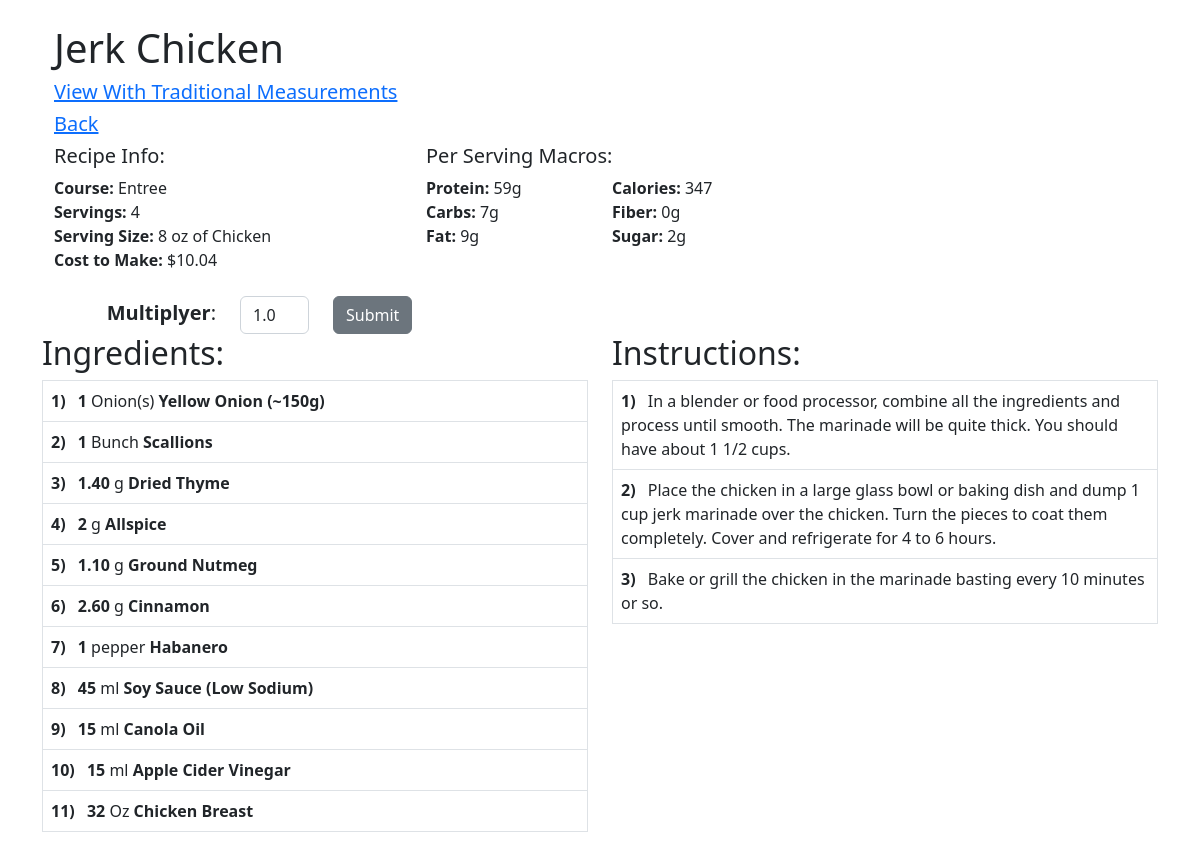
The page /view_recipe/3 on the database its author committed.
### models.py (models this page shows, shortened)
class Recipe(db.Model):
    id = db.Column(db.Integer, primary_key=True)
    name = db.Column(db.String(100))
    course = db.Column(db.String(30))
    servings = db.Column(db.Float)
    serving_size = db.Column(db.String(30))
    tags = db.Column(db.Text)
    def get_total_cost(self):
        x = [x.qty for x in RecipeIngredient.query.filter_by(rid=self.id).all()]
        y = [
            y.ingredient.u_price
            for y in RecipeIngredient.query.filter_by(rid=self.id).all()
        ]
        tc = []
        for num1, num2 in zip(x, y):
            tc.append(num1 * num2)
        return sum(tc)
    def get_total_protein(self):
        x = [x.qty for x in RecipeIngredient.query.filter_by(rid=self.id).all()]
        y = [
            y.ingredient.protein
            for y in RecipeIngredient.query.filter_by(rid=self.id).all()
        ]
        t = []
        for num1, num2 in zip(x, y):
            t.append(num1 * num2)
        return sum(t)
    def get_total_carbs(self):
        x = [x.qty for x in RecipeIngredient.query.filter_by(rid=self.id).all()]
        y = [
            y.ingredient.carbs
            for y in RecipeIngredient.query.filter_by(rid=self.id).all()
        ]
        t = []
        for num1, num2 in zip(x, y):
            t.append(num1 * num2)
        return sum(t)
    def get_total_fat(self):
        x = [x.qty for x in RecipeIngredient.query.filter_by(rid=self.id).all()]
        y = [
            y.ingredient.fat
            for y in RecipeIngredient.query.filter_by(rid=self.id).all()
        ]
        t = []
        for num1, num2 in zip(x, y):
            t.append(num1 * num2)
        return sum(t)
    def get_total_fiber(self):
        x = [x.qty for x in RecipeIngredient.query.filter_by(rid=self.id).all()]
        y = [
            y.ingredient.fiber
            for y in RecipeIngredient.query.filter_by(rid=self.id).all()
        ]
        t = []
        for num1, num2 in zip(x, y):
            t.append(num1 * num2)
        return sum(t)
    def get_total_sugar(self):
        x = [x.qty for x in RecipeIngredient.query.filter_by(rid=self.id).all()]
        y = [
            y.ingredient.sugar
            for y in RecipeIngredient.query.filter_by(rid=self.id).all()
        ]
        t = []
        for num1, num2 in zip(x, y):
            t.append(num1 * num2)
        return sum(t)
    def get_total_calories(self):
        a = [a.qty for a in RecipeIngredient.query.filter_by(rid=self.id).all()]
        p = [
            p.ingredient.protein
            for p in RecipeIngredient.query.filter_by(rid=self.id).all()
        ]
        c = [
            c.ingredient.carbs
            for c in RecipeIngredient.query.filter_by(rid=self.id).all()
        ]
        f = [
            f.ingredient.fat
            for f in RecipeIngredient.query.filter_by(rid=self.id).all()
        ]
        tp = []
        for num1, num2 in zip(a, p):
            tp.append((num1 * num2) * 4)
        tc = []
        for num1, num2 in zip(a, c):
            tc.append((num1 * num2) * 4)
        tf = []
        for num1, num2 in zip(a, f):
            tf.append((num1 * num2) * 9)
        gtl = (sum(tf)) + (sum(tp)) + (sum(tc))
        return gtl

class RecipeMultiplyer(db.Model):
    id = db.Column(db.Integer, primary_key=True)
    amount = db.Column(db.Float)

class RecipeIngredient(db.Model):
    id = db.Column(db.Integer, primary_key=True)
    rid = db.Column(db.Integer, db.ForeignKey("recipe.id"))
    iid = db.Column(db.Integer, db.ForeignKey("ingredient.id"))
    qty = db.Column(db.Float)
    unit_suffix = db.Column(db.String(50))
    ingredient_color_tag = db.Column(db.String(20))

class Ingredient(db.Model):
    __tablename__ = "ingredient"
    id = db.Column(db.Integer, primary_key=True)
    name = db.Column(db.String(120), nullable=False)
    icalories = db.Column(db.Float)
    protein = db.Column(db.Float)
    carbs = db.Column(db.Float)
    fat = db.Column(db.Float)
    fiber = db.Column(db.Float)
    sugar = db.Column(db.Float)
    item_unit_size = db.Column(db.Float)  # How many units of item at store
    item_price = db.Column(db.Float)  # Price for full item at store
    u_price = db.Column(db.Float)
    aisle_id = db.Column(db.Integer, db.ForeignKey("aisle.id"))
    ingredients = db.relationship("RecipeIngredient", backref="ingredient")
    def default_ingredient_unit(self):
        try:
            x = UnitIngredient.query.filter_by(iid=self.id).first()
            return x.unit.name
        except:
            return "Unknown"

class Unit(db.Model):
    id = db.Column(db.Integer, primary_key=True)
    oid = db.Column(db.Integer, autoincrement=True)
    name = db.Column(db.String(30))
    ingredients = db.relationship("UnitIngredient", backref="unit")

class RecipeInstruction(db.Model):
    id = db.Column(db.Integer, primary_key=True)
    rid = db.Column(db.Integer, db.ForeignKey("recipe.id"))
    instruction = db.Column(db.Text)
    instruction_color_tag = db.Column(db.String(20))

### main.py (the view)
@app.route("/view_recipe/<int:id>", methods=["GET", "POST"])
def no_edit_view_recipe(id):
    r = Recipe.query.get_or_404(id)
    title = r.name
    iquery = RecipeIngredient.query.filter_by(rid=id).all()
    form = RecipeMulti()
    m = RecipeMultiplyer.query.get_or_404(1)
    instruct_query = RecipeInstruction.query.filter_by(rid=id).all()
    if form.submit.data and form.validate_on_submit():
        m.amount = form.amount.data
        db.session.commit()
    return render_template(
        "/recipes/no_edit_recipe.html",
        r=r,
        title=title,
        form=form,
        m=m,
        iquery=iquery,
        instruct_query=instruct_query,
    )

### forms.py
class RecipeMulti(FlaskForm):
    amount = DecimalField(
        "Recipe Multiplyer x:", validators=[validators.InputRequired()]
    )
    submit = SubmitField("Submit")

### main.py (called while the page is built)
@app.template_filter()
def color_label(my_var):
    td_class = ""
    if my_var == "blue":
        td_class = "table-blue"
    elif my_var == "dark grey":
        td_class = "table-dark-grey"
    elif my_var == "green":
        td_class = "table-green"
    elif my_var == "light blue":
        td_class = "table-light-blue"
    elif my_var == "yellow":
        td_class = "table-yellow"
    elif my_var == "red":
        td_class = "table-red"
    elif my_var == "light grey":
        td_class = "table-light-grey"
    elif my_var == "purple":
        td_class = "table-purple"
    elif my_var == "orange":
        td_class = "table-orange"
    return td_class

### templates/recipes/no_edit_recipe.html (shortened to what this page needs)
<!DOCTYPE html>
<html lang="en">
<head>
  <link href="{{ url_for('static', filename='css/select2.css') }}" rel="stylesheet" />
  {% extends 'base_no_edit.html' %} {% block content %}
</head>
<body>
  <div class="container">
    <h1>{{title}}</h1>
    <a href="{{ url_for('no_edit_view_recipe_traditional', id=r.id) }}">
      <h5>View With Traditional Measurements</h5>
    </a>
    <a href="{{ url_for('no_edit_recipe_list')}}">
      <h5>Back</h5>
    </a>
    <div class="row">
      <div class="col-4">
        <h5>Recipe Info:</h5>
      </div>
      <div class="col-4">
        <h5>Per Serving Macros:</h5>
      </div>
    </div>
    <div class="row">
      <div class="col-4">
        <b>Course: </b> {{r.course}} <br>
        <b>Servings: </b> {{(' %0.0f'|format(r.servings*m.amount)) if ((r.servings*m.amount)%1==0) else (' %0.2f'|format(r.servings*m.amount))}} <br>
        <b>Serving Size: </b> {{r.serving_size}} <br>
        <b>Cost to Make: </b>{{'$%0.2f'|format(r.get_total_cost() * m.amount)}}
      </div>
      <div class="col-2">
        <b>Protein:</b> {{'%0.0fg'|format((r.get_total_protein())/r.servings)}} <br>
        <b>Carbs:</b> {{'%0.0fg'|format((r.get_total_carbs())/r.servings)}} <br>
        <b>Fat:</b> {{'%0.0fg'|format((r.get_total_fat())/r.servings)}} <br>
      </div>
      <div class="col-2">
        <b>Calories:</b> {{'%0.0f'|format((r.get_total_calories())/r.servings)}} <br>
        <b>Fiber:</b> {{'%0.0fg'|format((r.get_total_fiber())/r.servings)}} <br>
        <b>Sugar:</b> {{'%0.0fg'|format((r.get_total_sugar())/r.servings)}} <br>
      </div>
    </div>
    <br>
    <form method="POST">
      <div class="row">
        <div class="col-2">
          <div id="multi"><b>Multiplyer</b>:</div>
          </div>
        <div class="col-1">
          {{ form.hidden_tag() }} {{ form.amount(class="form-control", value=m.amount) }}         </div>
          <div class="col-1">
            {{ form.submit(class="btn btn-secondary") }}
        </div>
        </div>
      </div>
    <div class="row">
      <div class="col-6">
        <h2>Ingredients:</h2>
        <table class="table table-hover table-bordered">
          {% for i in iquery %}
          <tr>
            <td class="{{i.ingredient_color_tag|color_label()}}">
              <b>{{(' %0.0f
                '|format(i.qty * m.amount)) if (i.qty%1==0) else (' %0.2f
                '|format(i.qty * m.amount))}}</b>{{i.ingredient.default_ingredient_unit()}}
              <b>{{i.ingredient.name}}</b>
            </td>
          </tr>
          {% endfor %}
        </table>
      </div>
      <div class="col-6">
        <h2>Instructions:</h2>
        <table class="table table-hover table-bordered">
          {% for in in instruct_query %}
          <tr>
            <td class="{{in.instruction_color_tag|color_label()}}">
              {{in.instruction}}
            </td>
          </tr>
          {% endfor %}
        </table>
      </div>
    </div>
</body>
{% endblock %}

### templates/recipes/no_edit_recipe.html (style rules this page uses)
#multi { margin-top: 2px; text-align: right; font-size: 20px; }
table { counter-reset: rowNumber; }
table tr { counter-increment: rowNumber; }
table tr td:first-child::before { content: counter(rowNumber)")"; font-weight: bolder; min-width: .5em; margin-right: 0.5em; }

### rows shown on the page
Recipe: name "Jerk Chicken", course "Entree", servings.amount "4", serving_size "8 oz of Chicken"
RecipeIngredient: r.get_total_cost()*m.amount "$10.04", (r.get_total_protein())/r.servings "59g", (r.get_total_carbs())/r.servings "7g", (r.get_total_fat())/r.servings "9g", (r.get_total_calories())/r.servings "347", (r.get_total_fiber())/r.servings "0g", (r.get_total_sugar())/r.servings "2g", qty.amount "1", ingredient.default_ingredient_unit "Onion(s)", ingredient.name "Yellow Onion (~150g)"
RecipeMultiplyer: amount "1.0"
RecipeIngredient: qty.amount "1", ingredient.default_ingredient_unit "Bunch", ingredient.name "Scallions"
RecipeIngredient: qty.amount "1.40", ingredient.default_ingredient_unit "g", ingredient.name "Dried Thyme"
RecipeIngredient: qty.amount "2", ingredient.default_ingredient_unit "g", ingredient.name "Allspice"
RecipeIngredient: qty.amount "1.10", ingredient.default_ingredient_unit "g", ingredient.name "Ground Nutmeg"
RecipeIngredient: qty.amount "2.60", ingredient.default_ingredient_unit "g", ingredient.name "Cinnamon"
RecipeIngredient: qty.amount "1", ingredient.default_ingredient_unit "pepper", ingredient.name "Habanero"
RecipeIngredient: qty.amount "45", ingredient.default_ingredient_unit "ml", ingredient.name "Soy Sauce (Low Sodium)"
RecipeIngredient: qty.amount "15", ingredient.default_ingredient_unit "ml", ingredient.name "Canola Oil"
RecipeIngredient: qty.amount "15", ingredient.default_ingredient_unit "ml", ingredient.name "Apple Cider Vinegar"
RecipeIngredient: qty.amount "32", ingredient.default_ingredient_unit "Oz", ingredient.name "Chicken Breast"
RecipeInstruction: instruction "In a blender or food processor, combine all the ingredients and process until smooth. The marinade will be quite thick. You should have about 1 1/2 cups."
RecipeInstruction: instruction "Place the chicken in a large glass bowl or baking dish and dump 1 cup jerk marinade over the chicken. Turn the pieces to coat them completely. Cover and refrigerate for 4 to 6 hours."
RecipeInstruction: instruction "Bake or grill the chicken in the marinade basting every 10 minutes or so."
